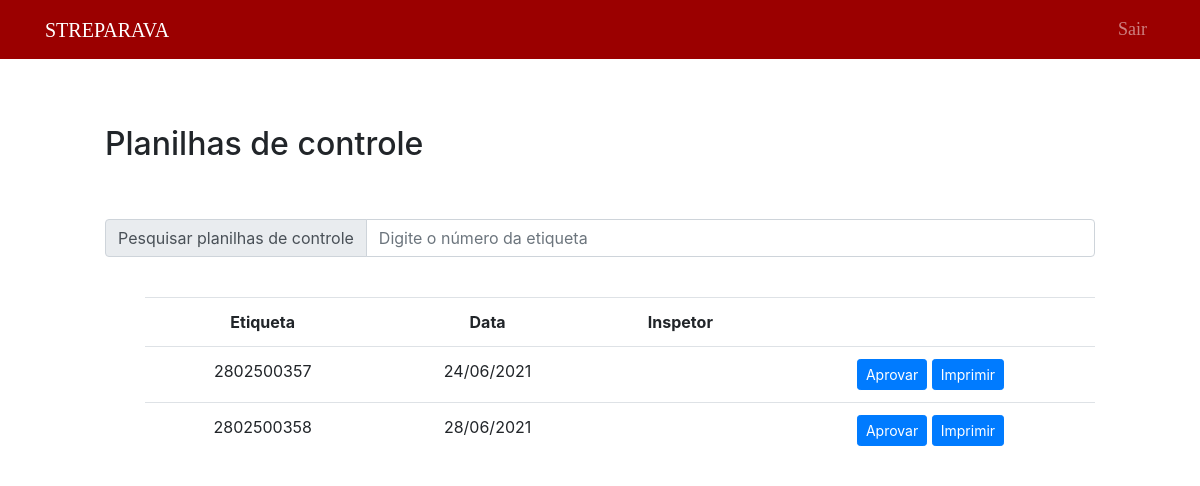
The app's page /public/aprovacao35/aprovar35.php (signed in), older data.
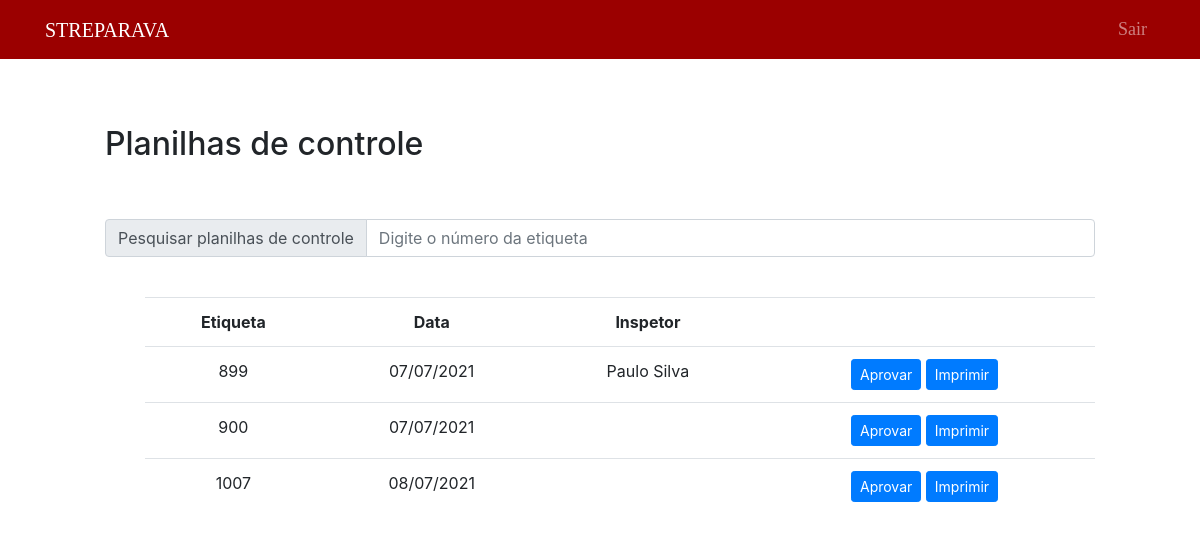
The same page, newer data.
### tables this page shows
CREATE TABLE `g35` (
  `etiqueta` bigint(50) NOT NULL,
  `codigo` bigint(20) NOT NULL,
  `operador` varchar(200) NOT NULL,
  `operador2` varchar(100) NOT NULL,
  `operador3` varchar(100) NOT NULL,
  `esmagamento_dir` varchar(5) NOT NULL,
  `montagem_dir` varchar(5) NOT NULL,
  `esmagamento_esq` varchar(5) NOT NULL,
  `montagem_esq` varchar(5) NOT NULL,
  `oscilacao_esq` float NOT NULL,
  `oscilacao_dir` float NOT NULL,
  `operacao1` varchar(100) NOT NULL,
  `operacao1op` varchar(100) DEFAULT NULL,
  `operacao2` varchar(100) NOT NULL,
  `operacao2op` varchar(100) DEFAULT NULL,
  `operacao3` varchar(100) NOT NULL,
  `operacao3op` varchar(100) DEFAULT NULL,
  `travessa` varchar(50) NOT NULL,
  `data` date NOT NULL,
  `observacoes` text NOT NULL,
  `inspetor` varchar(100) NOT NULL
);

### public/aprovacao35/aprovar35NoSearch.php (the view, shortened to what this page needs)
<?php
    include("../../data/connection.php");
    $sql = "SELECT *, DATE_FORMAT(data,'%d/%m/%Y') as datas FROM g35";
    $dadosPDCa = $connection -> query($sql);
    if($dadosPDCa -> num_rows > 0)
    {
    ?>
    <div style="margin-left: 100px; margin-right: 100px;">
        <br>
        <table class="table" style="text-align: center;">
            <tr>
                <th>Etiqueta</th>
                <th>Data</th>
                <th>Inspetor</th>
                <th></th>
            </tr>
            <?php
                while($exibir = $dadosPDCa -> fetch_assoc())
                {
                ?>
                    <tr>
                        <td><?php echo $exibir["etiqueta"] ?></td>
                        <td><?php echo $exibir["datas"] ?></td>
                        <td><?php echo $exibir["inspetor"] ?></td>
                        <td>
                            <button type="button" class="btn btn-primary btn-sm ">
                                <a href="editAprovar35.php?etiqueta=<?php echo $exibir["etiqueta"]?>" style="text-decoration: none; color: white">Aprovar</a>
                            </button>
                            <button type="button" class="btn btn-primary btn-sm">
                                <a href="createPDF.php?etiqueta=<?php echo $exibir["etiqueta"]?>" style="text-decoration: none; color: white">Imprimir</a>
                            </button>
                        </td>
                    </tr>
                <?php
                    }
                ?>
        </table>
    </div>
<?php
    }
    else
    {?>
        <div style="margin-left: 100px; margin-right: 100px;">
        <?php
        echo "Nenhum registro encontrado.";
    }
?>

### public/Template/header.php (shortened to what this page needs)
<!DOCTYPE html>
<html lang="en">
<head>
  <link rel="stylesheet" href="https://maxcdn.bootstrapcdn.com/bootstrap/4.5.2/css/bootstrap.min.css">
  <link rel="stylesheet" href="../Styles/main.css" />
</head>
<body>
  <nav class="navbar navbar-expand-lg navbar-dark fixed-top" style="background-color: #9b0000; font-family: Impact, fantasy; font-size: xx-large;font-size: 50px">
    <div class="container">
      <a class="navbar-brand" font-weight: bold href="../home/home.php">STREPARAVA</a>
      <div class="collapse navbar-collapse" id="navbarResponsive">
        <ul class="navbar-nav ml-auto">
            <?php
            if (isset($_SESSION['qualidade']) or isset($_SESSION['montagem']) or isset($_SESSION['adm'])) {
            ?>
              <li class="nav-item" >
                <a class="nav-link" style="font-size: large;" href="../auth/sair.php">Sair</a>
              </li>
            <?php
            }
            ?>
        </ul>
      </div>
    </div>
  </nav>
  <br>
  <br>
</body>
</html>

### public/aprovacao35/aprovar35.php (shortened to what this page needs)
<?php include("../Template/header.php");?>
<?php include("../../data/connection.php"); ?>
<body>
    <div style="margin-left: 100px; margin-right: 100px;">
        <h2>Planilhas de controle</h2>
        <br>
    <br>
    <form method="POST" id="form-pesquisa" action="">
	<div class="input-group mb-3">
	<div class="input-group-prepend">
                    <span class="input-group-text" id="inputGroup-sizing-default">Pesquisar planilhas de controle</span>
                </div>
				<input type="text" name="pesquisa" class="form-control" id="pesquisa" aria-label="Default" placeholder="Digite o número da etiqueta" aria-describedby="inputGroup-sizing-default">
	</div>
    </div>
    <ul class="resultado">
	<?php include("aprovar35NoSearch.php") ?>
	</ul>
</body>

### public/Styles/main.css (style rules this page uses)
body { padding: 5px; }

Row changes from the older to the newer data that the page shows:
removed g35: etiqueta "2802500357", datas "24/06/2021"
removed g35: etiqueta "2802500358", datas "28/06/2021"
added g35: etiqueta "899", datas "07/07/2021", inspetor "Paulo Silva"
added g35: etiqueta "900", datas "07/07/2021"
added g35: etiqueta "1007", datas "08/07/2021"
